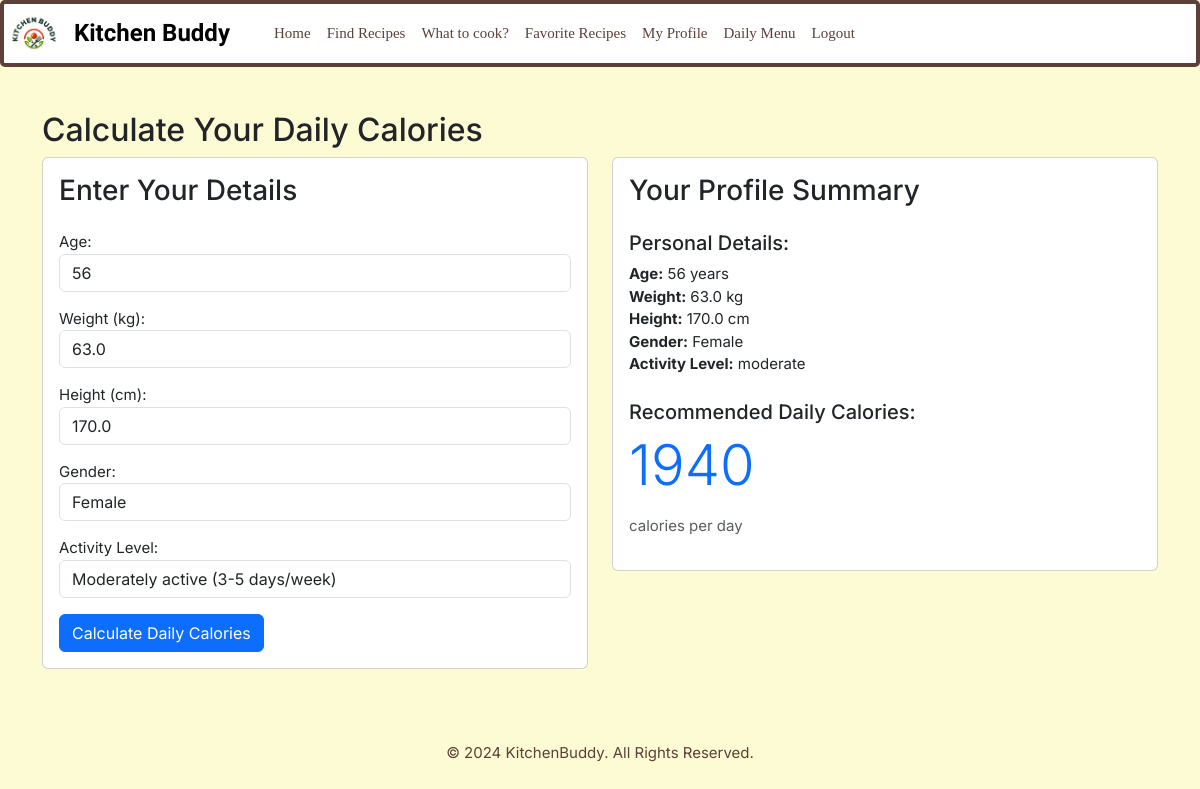
The page /accounts/profile/ (signed in) on the database its author committed.
### Users/models.py (models this page shows, shortened)
class Profile(models.Model):
    GENDER = [ ('Male', 'Male'), ('Female', 'Female')]
    ACTIVITY = (('sedentary', 'sedentary'), ('light', 'light active'),
                ('moderate', 'moderate active'), ('very', 'very active'))
    user = models.OneToOneField(User, on_delete=models.CASCADE)
    age = models.IntegerField(null=True, blank=True)
    gender = models.CharField(max_length=6, choices=GENDER)
    weight = models.FloatField(null=True, blank=True)
    height = models.FloatField(null=True, blank=True)
    activity = models.CharField(max_length=20, choices=ACTIVITY)
    calories = models.IntegerField(null=True, blank=True)

### Users/views.py (the view, shortened to what this page needs)
# urls.py: path('profile/', views.profile, name='profile')
@login_required
def profile(request):
    try:
        user_profile = request.user.profile
    except Profile.DoesNotExist:
        user_profile = Profile(user=request.user)
    context = {
        'user_profile': user_profile
    }
    return render(request, 'Users/profile.html', context)

### Users/templates/Users/profile.html (shortened to what this page needs)
{% extends 'base.html' %}
{% block content %}
<div class="container mt-4">
    <h2>Calculate Your Daily Calories</h2>
    <div class="row">
        <div class="col-md-6">
            <div class="card">
                <div class="card-body">
                    <h3 class="card-title mb-4">Enter Your Details</h3>
                    <form method="post">
                        <div class="form-group mb-3">
                            <label for="age">Age:</label>
                            <input type="number" class="form-control" id="age" name="age"
                                   value="{{ user_profile.age|default:'' }}" required>
                        </div>
                        <div class="form-group mb-3">
                            <label for="weight">Weight (kg):</label>
                            <input type="number" step="0.1" class="form-control" id="weight" name="weight"
                                   value="{{ user_profile.weight|default:'' }}" required>
                        </div>
                        <div class="form-group mb-3">
                            <label for="height">Height (cm):</label>
                            <input type="number" step="0.1" class="form-control" id="height" name="height"
                                   value="{{ user_profile.height|default:'' }}" required>
                        </div>
                        <div class="form-group mb-3">
                            <label for="gender">Gender:</label>
                            <select class="form-control" id="gender" name="gender" required>
                                <option value="Female" {% if user_profile.gender == 'Female' %}selected{% endif %}>Female</option>
                            </select>
                        </div>
                        <div class="form-group mb-3">
                            <label for="activity">Activity Level:</label>
                            <select class="form-control" id="activity" name="activity" required>
                                <option value="moderate" {% if user_profile.activity == 'moderate' %}selected{% endif %}>
                                    Moderately active (3-5 days/week)
                                </option>
                            </select>
                        </div>
                        <button type="submit" class="btn btn-primary">Calculate Daily Calories</button>
                    </form>
                </div>
            </div>
        </div>
        <div class="col-md-6">
            {% if user_profile.age or user_profile.calories %}
            <div class="card">
                <div class="card-body">
                    <h3 class="card-title mb-4">Your Profile Summary</h3>
                    {% if user_profile.age %}
                    <div class="mb-3">
                        <h5>Personal Details:</h5>
                        <ul class="list-unstyled">
                            <li><strong>Age:</strong> {{ user_profile.age }} years</li>
                            <li><strong>Weight:</strong> {{ user_profile.weight }} kg</li>
                            <li><strong>Height:</strong> {{ user_profile.height }} cm</li>
                            <li><strong>Gender:</strong> {{ user_profile.gender }}</li>
                            <li><strong>Activity Level:</strong> {{ user_profile.activity }}</li>
                        </ul>
                    </div>
                    {% endif %}
                    {% if user_profile.calories %}
                    <div class="mt-4">
                        <h5>Recommended Daily Calories:</h5>
                        <p class="display-4 text-primary">{{ user_profile.calories }}</p>
                        <p class="text-muted">calories per day</p>
                    </div>
                    {% endif %}
                </div>
            </div>
            {% endif %}
        </div>
    </div>
</div>
{% endblock %}

### static/css/base.css (style rules this page uses)
html { height: 100%; }
body { background-color: #fdfbd4; font-family: "Inter", sans-serif; font-size: 15px; line-height: 1.5; box-sizing: border-box; margin: 0; min-height: 100vh; display: flex; flex-direction: column; position: relative; overflow: scroll; width: 100%; }

### rows shown on the page
Profile: age "56", weight "63.0", height "170.0", gender "Female", activity "Moderately active (3-5 days/week)", activity "moderate", calories "1940"
